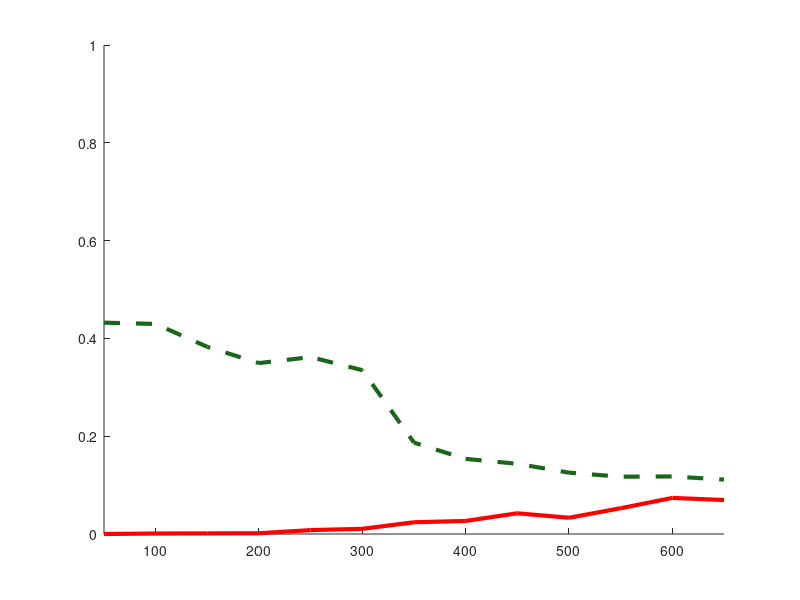

Here is the MATLAB script that generated this plot: (Note: this script raises an error after producing the figure.)

x_speech = [50,100,150,200,250,300,350,400,450,500,550,600,650];
y_speech_train_hmm_5_0 = [0,0.0010,0.0133,0.0085,0.0080,0.0206,0.0340,0.0367,0.0524,0.0532,0.0527,0.0738,0.0695];
y_speech_test_hmm_5_0 = [0.4322,0.4295,0.3827,0.3495,0.3618,0.3350,0.1868,0.1536,0.1436,0.1254,0.1172,0.1177,0.1113];

y_speech_train_hcrf = [0,0.0010,0.0013,0.0015,0.0080,0.0106,0.0240,0.0267,0.0424,0.0332,0.0527,0.0738,0.0695];
y_speech_test_hcrf = [0.4322,0.4295,0.3827,0.3495,0.3618,0.3350,0.1868,0.1536,0.1436,0.1254,0.1172,0.1177,0.1113];


x1 = x_speech;
y1 = y_speech_train_hcrf;
y2 = y_speech_test_hcrf;
hold on;
plot(x1, y1,'r','LineWidth',3);
plot(x1, y2,'--','Color',[.1 .4 .1],'LineWidth',3);
axis([min(x1),max(x1),0,1])
legend('ERROR TRAIN','ERROR TEST', 2);
BX=get(gca,'XTick');
BY=get(gca,'YTick');
xlabel('Sample Size');
ylabel('Error');
hold off;